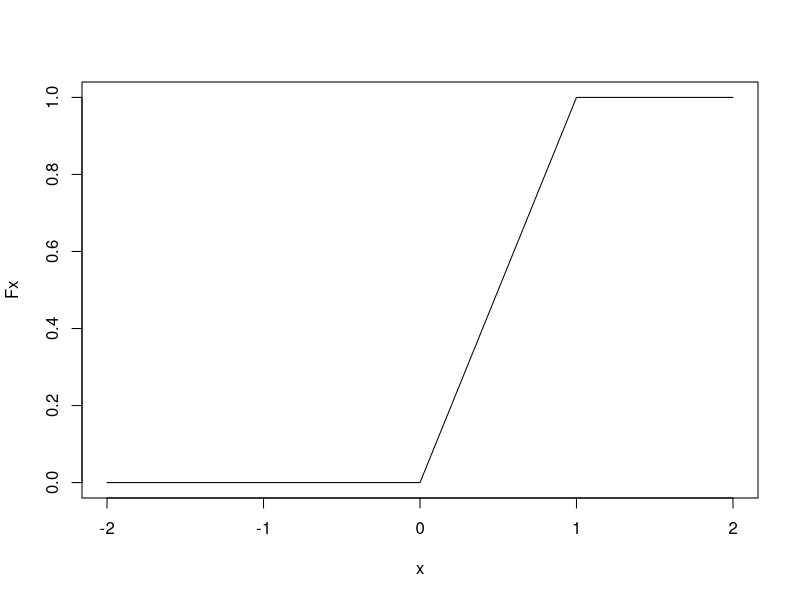
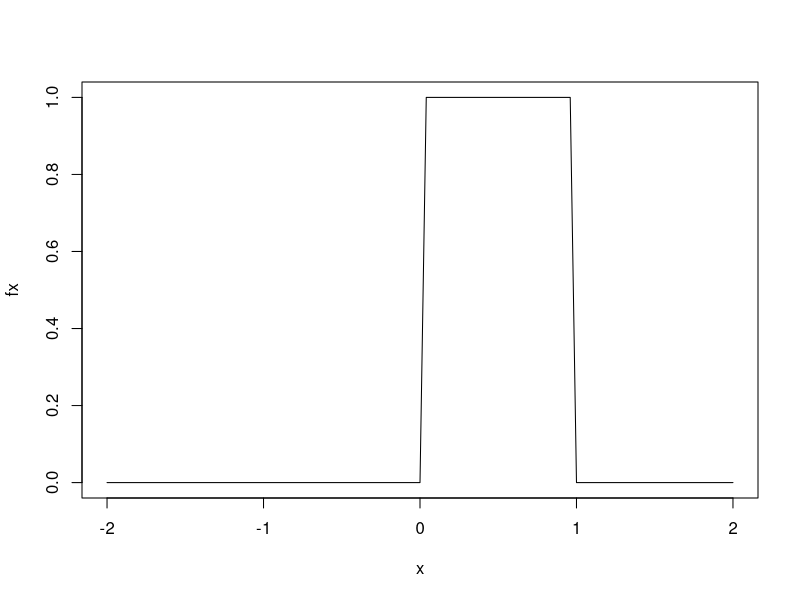

These figures' R source, in order:
#Example 14 Chapter 2
rm(list = ls())

Fx<-function(x){
  y=c()
  for (i in (1:length(x))){
    if(x[i]<=0){y[i]=0}
    else if(x[i]>=1){y[i]=1}
    else {y[i]=x[i]}
  }  
  return(y)
}
fx<-function(x){
  y=c()
  for (i in (1:length(x))){
    if(x[i]<=0){y[i]=0}
    else if(x[i]>=1){y[i]=0}
    else {y[i]=1}
  }  
  return(y)
}
plot(Fx,-2, 2)   #distribution function 
plot(fx,-2, 2)   #probability density function
